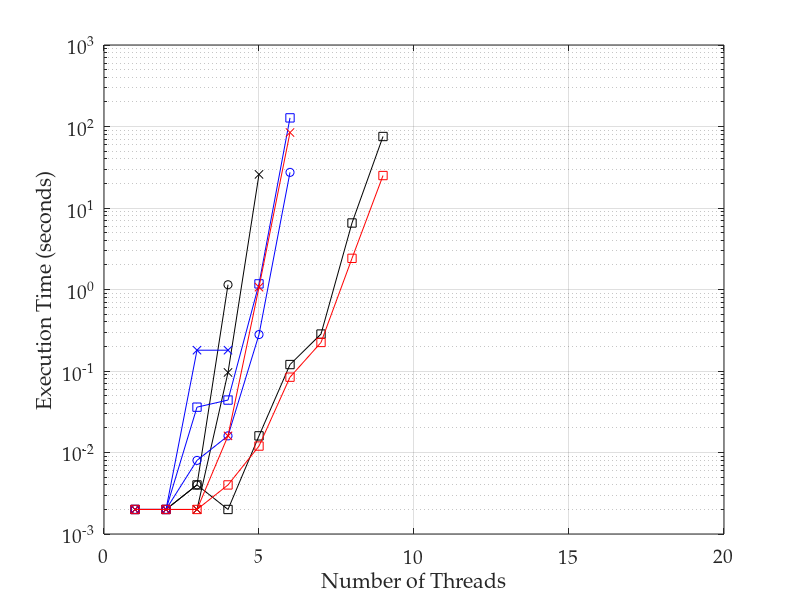

The MATLAB source for this figure: (Note: this script raises an error after producing the figure.)
%% importing data
transitions = dlmread('t43_time_tpl3_ops3.csv', ',', 0, 0);
% convert 0 values to NaNs, as these don't plot
transitions(transitions==0)=nan;
threads = [1:9];

%% plotting lines

semilogy(threads, transitions(:, 1), 'ko-')
hold on
semilogy(threads, transitions(:, 2), 'kx-')
semilogy(threads, transitions(:, 3), 'ks-')
semilogy(threads, transitions(:, 4), 'bo-')
semilogy(threads, transitions(:, 5), 'bx-')
semilogy(threads, transitions(:, 6), 'bs-')
semilogy(threads, transitions(:, 7), 'rx-')
semilogy(threads, transitions(:, 8), 'rs-')
hold off
grid on

%% adding axis labels
ax = gca;
set(ax, 'FontName', 'Palatino Linotype', 'FontSize', 14);
xlabel('Number of Threads');
ylabel('Execution Time (seconds)');
axis([0 20 .001 1000])
ax.XTick = [0 5 10 15 20];
ax.YTick = [0.01 0.1 1 10 100];
set(ax,'YMinorGrid','Off', 'YMinorTick','Off');

%% output pdf file
h = figure(1);
h.Units = 'centimeters'; % set figure position to cm
%h.Position(2) = [h.Position(2)-9]; % set figure position bevore resize
h.Position([3:4]) = [10,7]; % resize figure
Plot2LaTeX( h, 't43_time_tpl3_ops3' )